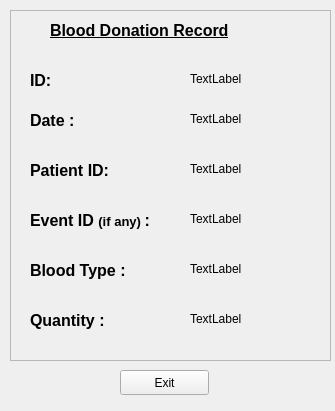
<?xml version="1.0" encoding="UTF-8"?>
<ui version="4.0">
 <class>bloodDonationProfile</class>
 <widget class="QWidget" name="bloodDonationProfile">
  <property name="windowModality">
   <enum>Qt::ApplicationModal</enum>
  </property>
  <property name="geometry">
   <rect>
    <x>0</x>
    <y>0</y>
    <width>335</width>
    <height>411</height>
   </rect>
  </property>
  <property name="windowTitle">
   <string>Record</string>
  </property>
  <widget class="QFrame" name="frame">
   <property name="geometry">
    <rect>
     <x>10</x>
     <y>10</y>
     <width>321</width>
     <height>351</height>
    </rect>
   </property>
   <property name="frameShape">
    <enum>QFrame::StyledPanel</enum>
   </property>
   <property name="frameShadow">
    <enum>QFrame::Raised</enum>
   </property>
   <widget class="QLabel" name="bloodDonationLabel">
    <property name="geometry">
     <rect>
      <x>40</x>
      <y>0</y>
      <width>251</width>
      <height>41</height>
     </rect>
    </property>
    <property name="styleSheet">
     <string notr="true">font-size:12pt;
font-weight: bold;</string>
    </property>
    <property name="text">
     <string>&lt;html&gt;&lt;head/&gt;&lt;body&gt;&lt;p&gt;&lt;span style=&quot; font-size:12pt; text-decoration: underline;&quot;&gt;Blood Donation Record&lt;/span&gt;&lt;/p&gt;&lt;/body&gt;&lt;/html&gt;</string>
    </property>
   </widget>
   <widget class="QLabel" name="bloodTypeLabel">
    <property name="geometry">
     <rect>
      <x>20</x>
      <y>240</y>
      <width>151</width>
      <height>41</height>
     </rect>
    </property>
    <property name="styleSheet">
     <string notr="true">font-size:12pt;
font-weight: bold;</string>
    </property>
    <property name="text">
     <string>&lt;html&gt;&lt;head/&gt;&lt;body&gt;&lt;p&gt;Blood Type :&lt;/p&gt;&lt;/body&gt;&lt;/html&gt;</string>
    </property>
   </widget>
   <widget class="QLabel" name="quantityLabel">
    <property name="geometry">
     <rect>
      <x>20</x>
      <y>290</y>
      <width>151</width>
      <height>41</height>
     </rect>
    </property>
    <property name="styleSheet">
     <string notr="true">font-size:12pt;
font-weight: bold;</string>
    </property>
    <property name="text">
     <string>&lt;html&gt;&lt;head/&gt;&lt;body&gt;&lt;p&gt;Quantity :&lt;/p&gt;&lt;/body&gt;&lt;/html&gt;</string>
    </property>
   </widget>
   <widget class="QLabel" name="patientIDLabel">
    <property name="geometry">
     <rect>
      <x>20</x>
      <y>140</y>
      <width>151</width>
      <height>41</height>
     </rect>
    </property>
    <property name="styleSheet">
     <string notr="true">font-size:12pt;
font-weight: bold;</string>
    </property>
    <property name="text">
     <string>&lt;html&gt;&lt;head/&gt;&lt;body&gt;&lt;p&gt;Patient ID:&lt;/p&gt;&lt;/body&gt;&lt;/html&gt;</string>
    </property>
   </widget>
   <widget class="QLabel" name="eventIDLabel">
    <property name="geometry">
     <rect>
      <x>20</x>
      <y>190</y>
      <width>151</width>
      <height>41</height>
     </rect>
    </property>
    <property name="styleSheet">
     <string notr="true">font-size:12pt;
font-weight: bold;</string>
    </property>
    <property name="text">
     <string>&lt;html&gt;&lt;head/&gt;&lt;body&gt;&lt;p&gt;Event ID &lt;span style=&quot; font-size:10pt;&quot;&gt;(if any) &lt;/span&gt;&lt;span style=&quot; font-size:12pt;&quot;&gt;:&lt;/span&gt;&lt;/p&gt;&lt;/body&gt;&lt;/html&gt;</string>
    </property>
   </widget>
   <widget class="QLabel" name="patientIDLabel_2">
    <property name="geometry">
     <rect>
      <x>20</x>
      <y>50</y>
      <width>91</width>
      <height>41</height>
     </rect>
    </property>
    <property name="styleSheet">
     <string notr="true">font-size:12pt;
font-weight: bold;</string>
    </property>
    <property name="text">
     <string>&lt;html&gt;&lt;head/&gt;&lt;body&gt;&lt;p&gt; ID:&lt;/p&gt;&lt;/body&gt;&lt;/html&gt;</string>
    </property>
   </widget>
   <widget class="QLabel" name="patientIDLabel_3">
    <property name="geometry">
     <rect>
      <x>20</x>
      <y>90</y>
      <width>151</width>
      <height>41</height>
     </rect>
    </property>
    <property name="styleSheet">
     <string notr="true">font-size:12pt;
font-weight: bold;</string>
    </property>
    <property name="text">
     <string>&lt;html&gt;&lt;head/&gt;&lt;body&gt;&lt;p&gt;Date :&lt;/p&gt;&lt;/body&gt;&lt;/html&gt;</string>
    </property>
   </widget>
   <widget class="QLabel" name="date">
    <property name="geometry">
     <rect>
      <x>180</x>
      <y>100</y>
      <width>161</width>
      <height>17</height>
     </rect>
    </property>
    <property name="text">
     <string>TextLabel</string>
    </property>
   </widget>
   <widget class="QLabel" name="patientid">
    <property name="geometry">
     <rect>
      <x>180</x>
      <y>150</y>
      <width>111</width>
      <height>17</height>
     </rect>
    </property>
    <property name="text">
     <string>TextLabel</string>
    </property>
   </widget>
   <widget class="QLabel" name="eventId">
    <property name="geometry">
     <rect>
      <x>180</x>
      <y>200</y>
      <width>67</width>
      <height>17</height>
     </rect>
    </property>
    <property name="text">
     <string>TextLabel</string>
    </property>
   </widget>
   <widget class="QLabel" name="quantity">
    <property name="geometry">
     <rect>
      <x>180</x>
      <y>300</y>
      <width>67</width>
      <height>17</height>
     </rect>
    </property>
    <property name="text">
     <string>TextLabel</string>
    </property>
   </widget>
   <widget class="QLabel" name="bloodtype">
    <property name="geometry">
     <rect>
      <x>180</x>
      <y>250</y>
      <width>67</width>
      <height>17</height>
     </rect>
    </property>
    <property name="text">
     <string>TextLabel</string>
    </property>
   </widget>
   <widget class="QLabel" name="id">
    <property name="geometry">
     <rect>
      <x>180</x>
      <y>60</y>
      <width>67</width>
      <height>17</height>
     </rect>
    </property>
    <property name="text">
     <string>TextLabel</string>
    </property>
   </widget>
  </widget>
  <widget class="QPushButton" name="exitbutton">
   <property name="geometry">
    <rect>
     <x>120</x>
     <y>370</y>
     <width>89</width>
     <height>25</height>
    </rect>
   </property>
   <property name="text">
    <string>Exit</string>
   </property>
  </widget>
 </widget>
 <resources/>
 <connections/>
</ui>
